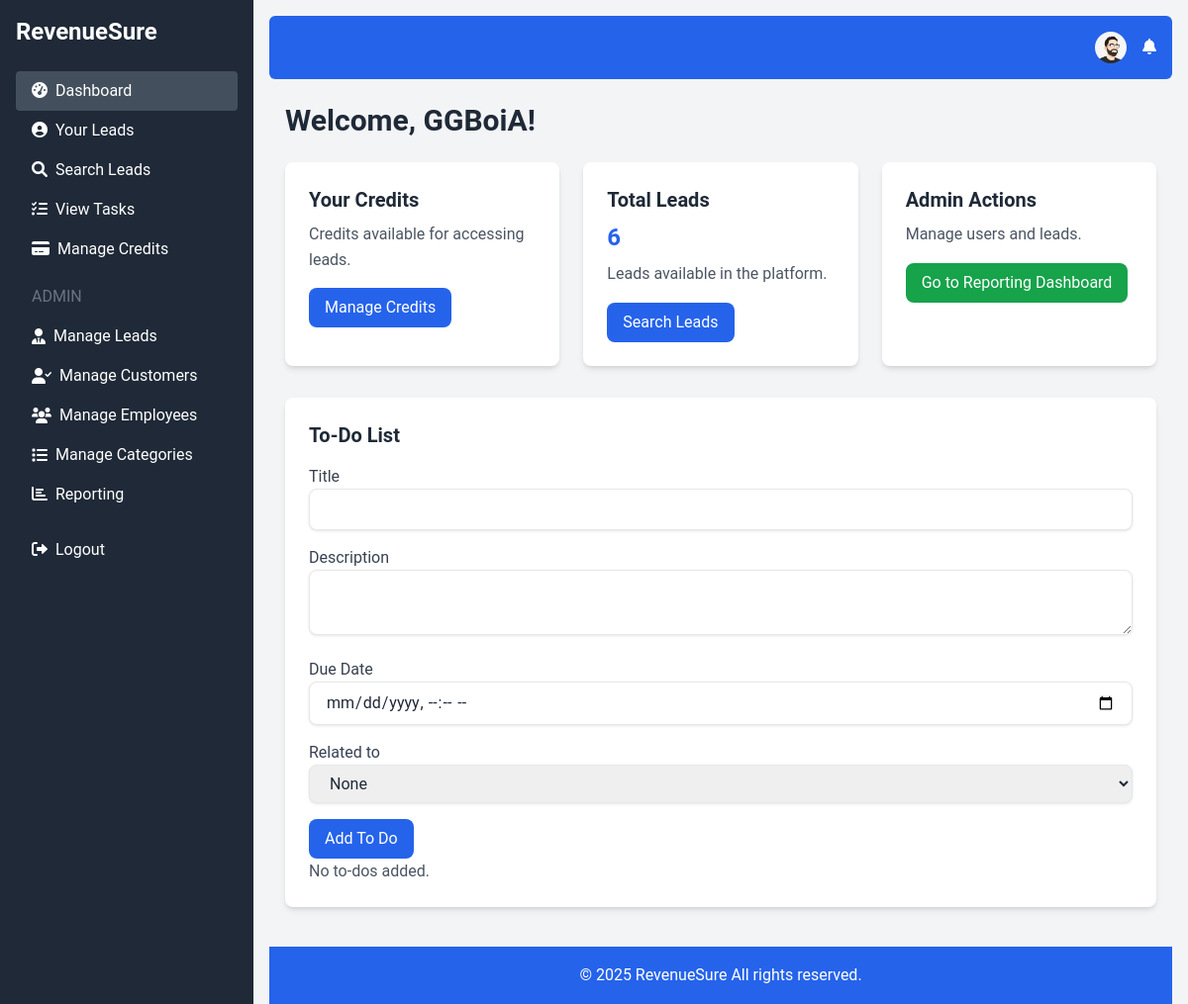
Before: /dashboard.php (signed in) with the older database file.
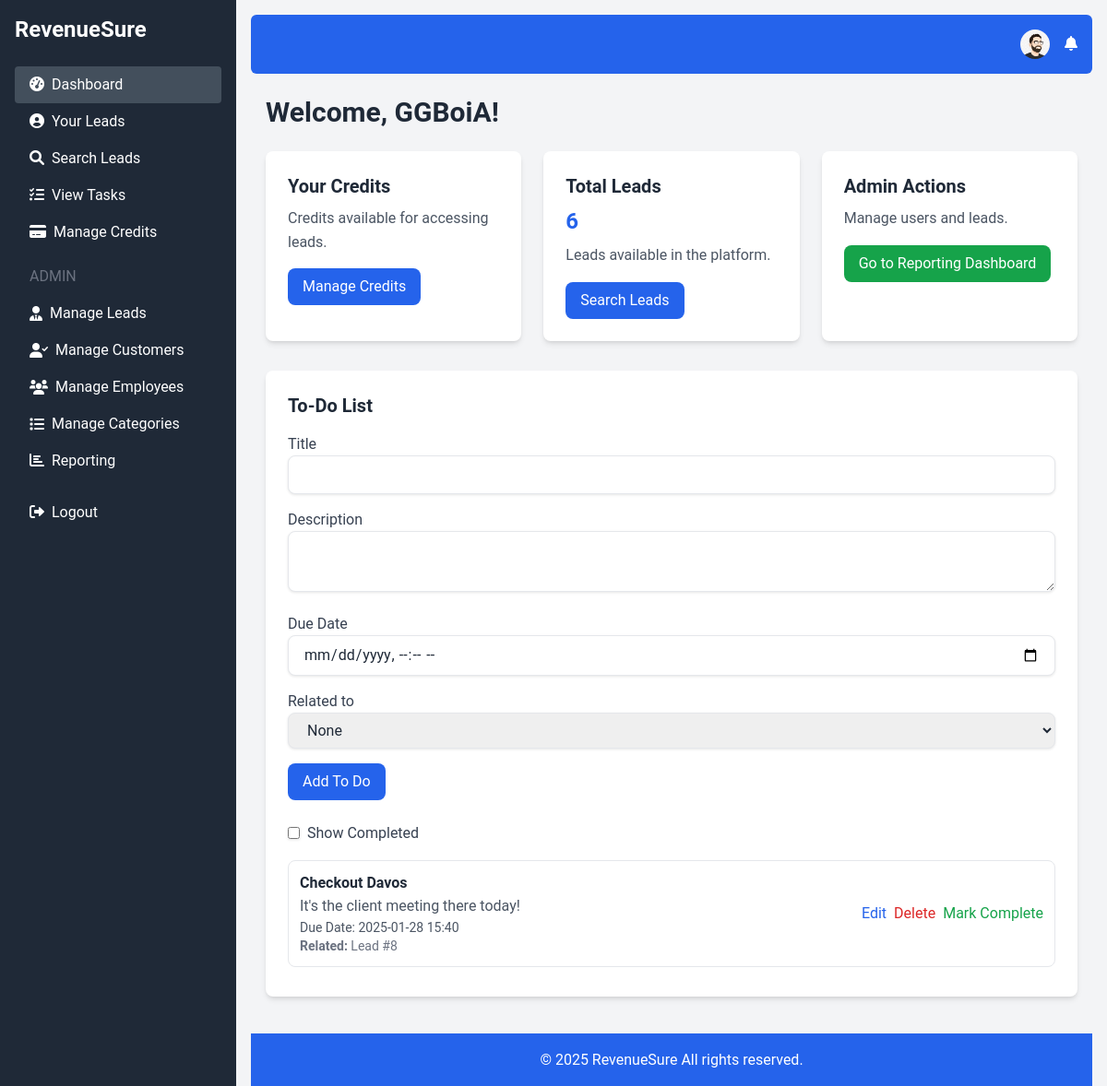
After: the same page with the newer database file.
### tables this page shows
CREATE TABLE `users` (
  `id` int(11) NOT NULL,
  `username` varchar(50) NOT NULL,
  `email` varchar(100) NOT NULL,
  `password` varchar(255) NOT NULL,
  `credits` int(11) DEFAULT 0,
  `created_at` timestamp NOT NULL DEFAULT current_timestamp(),
  `role` enum('admin','user') DEFAULT 'user',
  `profile_picture` varchar(255) DEFAULT NULL
);

CREATE TABLE `todos` (
  `id` int(11) NOT NULL,
  `user_id` int(11) NOT NULL,
  `title` varchar(255) NOT NULL,
  `description` text DEFAULT NULL,
  `due_date` datetime DEFAULT NULL,
  `is_completed` tinyint(1) DEFAULT 0,
  `related_type` enum('task','lead','customer') DEFAULT NULL,
  `related_id` int(11) DEFAULT NULL,
  `created_at` timestamp NOT NULL DEFAULT current_timestamp()
);

### dashboard.php (the view, shortened to what this page needs)
<?php
require 'db.php';
$user_id = $_SESSION['user_id'];
$role = $_SESSION['role'];
$stmt = $conn->prepare("SELECT username, credits FROM users WHERE id = :user_id");
$stmt->bindParam(':user_id', $user_id);
$stmt->execute();
$user = $stmt->fetch(PDO::FETCH_ASSOC);
$username = $user['username'];
$stmt = $conn->prepare("SELECT COUNT(*) as total_leads FROM leads");
$stmt->execute();
$leads_count = $stmt->fetch(PDO::FETCH_ASSOC)['total_leads'];
$stmt = $conn->prepare("SELECT * FROM todos WHERE user_id = :user_id ORDER BY due_date ASC");
$stmt->bindParam(':user_id', $user_id);
$stmt->execute();
$todos = $stmt->fetchAll(PDO::FETCH_ASSOC);
require 'header.php';
?>
        <h1 class="text-3xl font-bold text-gray-800 mb-6">Welcome, <?php echo htmlspecialchars($username); ?>!</h1>
        <div class="grid grid-cols-1 md:grid-cols-2 lg:grid-cols-3 gap-6">
            <div class="bg-white p-6 rounded-lg shadow-md">
                <h3 class="text-xl font-semibold text-gray-800 mb-2">Your Credits</h3>
                <p class="text-gray-600 mt-2">Credits available for accessing leads.</p>
                <a href="manage_credits.php" class="mt-4 inline-block bg-blue-600 text-white px-4 py-2 rounded-lg hover:bg-blue-700 transition duration-300">Manage Credits</a>
            </div>
            <div class="bg-white p-6 rounded-lg shadow-md">
                <h3 class="text-xl font-semibold text-gray-800 mb-2">Total Leads</h3>
                <p class="text-2xl font-bold text-blue-600"><?php echo $leads_count; ?></p>
                <p class="text-gray-600 mt-2">Leads available in the platform.</p>
                <a href="search_leads.php" class="mt-4 inline-block bg-blue-600 text-white px-4 py-2 rounded-lg hover:bg-blue-700 transition duration-300">Search Leads</a>
            </div>
            <?php if ($role === 'admin'): ?>
                <div class="bg-white p-6 rounded-lg shadow-md">
                    <h3 class="text-xl font-semibold text-gray-800 mb-2">Admin Actions</h3>
                    <p class="text-gray-600">Manage users and leads.</p>
                     <a href="reporting_dashboard.php" class="mt-4 inline-block bg-green-600 text-white px-4 py-2 rounded-lg hover:bg-green-700 transition duration-300">Go to Reporting Dashboard</a>
                   </div>
            <?php endif; ?>
        </div>
         <div class="bg-white p-6 rounded-lg shadow-md mt-8">
        <h2 class="text-xl font-bold text-gray-800 mb-4">To-Do List</h2>
         <form method="POST" action="add_todo.php">
            <div class="mb-4">
               <label for="title" class="block text-gray-700">Title</label>
               <input type="text" name="title" id="title" class="w-full px-4 py-2 border rounded-lg focus:outline-none focus:ring-2 focus:ring-blue-600" required>
            </div>
            <div class="mb-4">
               <label for="description" class="block text-gray-700">Description</label>
               <textarea name="description" id="description" class="w-full px-4 py-2 border rounded-lg focus:outline-none focus:ring-2 focus:ring-blue-600"></textarea>
            </div>
            <div class="mb-4">
                <label for="due_date" class="block text-gray-700">Due Date</label>
                 <input type="datetime-local" name="due_date" id="due_date" class="w-full px-4 py-2 border rounded-lg focus:outline-none focus:ring-2 focus:ring-blue-600">
            </div>
           <div class="mb-4">
                 <label for="related_type" class="block text-gray-700">Related to</label>
                <select name="related_type" id="related_type" class="w-full px-4 py-2 border rounded-lg focus:outline-none focus:ring-2 focus:ring-blue-600" onchange="showRelatedInput(this.value)">
                      <option value="">None</option>
                </select>
            </div>
               <button type="submit" class="bg-blue-600 text-white px-4 py-2 rounded-lg hover:bg-blue-700 transition duration-300">Add To Do</button>
       </form>
         <?php if ($todos): ?>
              <div class="mt-6">
               <label class="inline-flex items-center">
                     <input type="checkbox" id="show_completed" class="mr-2" >
                        <span class="text-gray-700">Show Completed</span>
                   </label>
              </div>
               <ul id="todo_items" class="mt-4">
                 <?php foreach ($todos as $todo): ?>
                  <li class="mb-2 p-3 rounded-lg border relative <?php echo $todo['is_completed'] ? 'bg-green-100 border-green-200 line-through completed-todo' : 'border-gray-200'; ?>">
                        <div class="flex justify-between items-center">
                          <div>
                            <h3 class="font-semibold <?php echo $todo['is_completed'] ? 'text-green-700' : 'text-gray-800'; ?>"> <?php echo htmlspecialchars($todo['title']); ?></h3>
                             <p class="text-gray-600"> <?php echo htmlspecialchars($todo['description'] ? $todo['description'] : ""); ?></p>
                                   <?php if($todo['due_date']): ?>
                                        <p class="text-gray-600 text-sm">
                                          Due Date:  <?php echo date('Y-m-d H:i', strtotime($todo['due_date'])); ?>
                                       </p>
                                    <?php endif; ?>
                             <?php if ($todo['related_type'] && $todo['related_id']): ?>
                                <p class="text-gray-500 text-sm">
                                    <strong>Related:</strong>
                                    <?php echo ucfirst(htmlspecialchars($todo['related_type'])); ?> #<?php echo htmlspecialchars($todo['related_id']); ?>
                                </p>
                             <?php endif; ?>
                        </div>
                            <div class="flex gap-2">
                                 <a href="edit_todo.php?id=<?php echo $todo['id']; ?>" class="text-blue-600 hover:underline">Edit</a>
                                 <a href="delete_todo.php?id=<?php echo $todo['id']; ?>" class="text-red-600 hover:underline">Delete</a>
                              <a href="mark_complete.php?id=<?php echo $todo['id']; ?>&completed=<?php echo $todo['is_completed'] == 1 ? 0 : 1 ?>" class="text-green-600 hover:underline"><?php echo $todo['is_completed'] == 1 ? 'Mark Incomplete' : 'Mark Complete'; ?></a>
                           </div>
                        </div>
                     </li>
                 <?php endforeach; ?>
                </ul>
          <?php else: ?>
                 <p class="text-gray-600">No to-dos added.</p>
          <?php endif; ?>
    </div>
<?php
require 'footer.php';
?>

### header.php (shortened to what this page needs)
<!DOCTYPE html>
<html lang="en">
<head>
    <script src="https://cdn.tailwindcss.com"></script>
    <link href="https://cdnjs.cloudflare.com/ajax/libs/font-awesome/6.0.0-beta3/css/all.min.css" rel="stylesheet">
     <link rel="stylesheet" href="https://cdnjs.cloudflare.com/ajax/libs/animate.css/4.1.1/animate.min.css"/>
</head>
<body class="bg-gray-100">
    <div class="flex h-screen fade-in-up">
        <aside class="bg-gray-800 text-white w-64 p-4">
            <a href="index.php" class="text-2xl font-bold block mb-6">RevenueSure</a>
            <nav>
                <?php if (isset($_SESSION['user_id'])): ?>
                    <?php
                     function isActive($path) {
                         $current_page = basename($_SERVER['PHP_SELF']);
                         return strpos($current_page, $path) === 0;
                    }
                     function isParentActive($path) {
                         $current_page = basename($_SERVER['PHP_SELF']);
                       return strpos($current_page, $path) !== false;
                      }
                    ?>
                    <a href="dashboard.php" class="block py-2 px-4 hover:bg-gray-700 rounded <?php echo isActive('dashboard.php') ? 'active' : ''; ?>"><i class="fas fa-tachometer-alt mr-2"></i>Dashboard</a>
                    <a href="your_leads.php" class="block py-2 px-4 hover:bg-gray-700 rounded <?php echo isActive('your_leads.php') ? 'active' : ''; ?>"><i class="fas fa-user-circle mr-2"></i>Your Leads</a>
                    <a href="search_leads.php" class="block py-2 px-4 hover:bg-gray-700 rounded <?php echo isActive('search_leads.php') ? 'active' : ''; ?>"><i class="fas fa-search mr-2"></i>Search Leads</a>
                   <a href="view_tasks.php" class="block py-2 px-4 hover:bg-gray-700 rounded <?php echo isActive('view_tasks.php') ? 'active' : ''; ?>"><i class="fas fa-tasks mr-2"></i>View Tasks</a>
                    <a href="manage_credits.php" class="block py-2 px-4 hover:bg-gray-700 rounded <?php echo isActive('manage_credits.php') ? 'active' : ''; ?>"><i class="fas fa-credit-card mr-2"></i>Manage Credits</a>
                    <?php if ($_SESSION['role'] === 'admin'): ?>
                        <h6 class="text-gray-500 uppercase mt-4 mb-2 px-4">Admin</h6>
                         <div class="menu-item <?php if (isParentActive('add_lead.php') || isParentActive('leads_list.php') || isParentActive('import_leads.php')) echo 'active'; ?>">
                            <a class="block py-2 px-4 hover:bg-gray-700 rounded flex items-center"><i class="fas fa-user-tie mr-2"></i>Manage Leads</a>
                        </div>
                          <div class="menu-item <?php if (isParentActive('add_customer.php') || isParentActive('manage_customers.php') || isParentActive('view_customer.php')) echo 'active'; ?>">
                            <a class="block py-2 px-4 hover:bg-gray-700 rounded flex items-center"><i class="fas fa-user-check mr-2"></i>Manage Customers</a>
                        </div>
                         <div class="menu-item <?php if (isParentActive('add_employee.php') || isParentActive('manage_employees.php')) echo 'active'; ?>">
                            <a class="block py-2 px-4 hover:bg-gray-700 rounded flex items-center"><i class="fas fa-users mr-2"></i>Manage Employees</a>
                        </div>
                          <div class="menu-item <?php if (isParentActive('manage_categories.php') || isParentActive('add_category.php')) echo 'active'; ?>">
                            <a class="block py-2 px-4 hover:bg-gray-700 rounded flex items-center"><i class="fas fa-list mr-2"></i>Manage Categories</a>
                        </div>
                         <a href="reporting_dashboard.php" class="block py-2 px-4 hover:bg-gray-700 rounded <?php echo isActive('reporting_dashboard.php') ? 'active' : ''; ?>"><i class="fas fa-chart-bar mr-2"></i>Reporting</a>
                    <?php endif; ?>
                     <a href="logout.php" class="block py-2 px-4 hover:bg-gray-700 rounded mt-4"><i class="fas fa-sign-out-alt mr-2"></i>Logout</a>
                <?php else: ?>
                    <a href="login.php" class="block py-2 px-4 hover:bg-gray-700 rounded"><i class="fas fa-sign-in-alt mr-2"></i>Login</a>
                    <a href="register.php" class="block py-2 px-4 hover:bg-gray-700 rounded"><i class="fas fa-user-plus mr-2"></i>Register</a>
                 <?php endif; ?>
             </nav>
        </aside>
        <div class="flex-1 p-4 fade-in">
            <nav class="bg-blue-600 p-4 text-white mb-6 rounded-md">
                <div class="container mx-auto flex justify-end items-center">
                    <?php if (isset($_SESSION['user_id'])): ?>
                        <div class="relative mr-4">
                            <button id="profileButton" class="hover:underline relative flex items-center">
                                <?php
                                $stmt = $conn->prepare("SELECT profile_picture FROM users WHERE id = :user_id");
                                $stmt->bindParam(':user_id', $_SESSION['user_id']);
                                $stmt->execute();
                                $user = $stmt->fetch(PDO::FETCH_ASSOC);
                                $profile_picture = $user['profile_picture'];
                                if ($profile_picture) : ?>
                                    <img src="<?php echo $profile_picture; ?>" alt="Profile Picture" class="rounded-full w-8 h-8 object-cover">
                                <?php else : ?>
                                    <i class="fas fa-user-circle fa-lg"></i>
                                <?php endif; ?>
                            </button>
                         </div>
                        <div class="relative">
                            <button id="notificationButton" class="hover:underline relative">
                                <i class="fas fa-bell"></i>
                            </button>
                        </div>
                   <?php endif; ?>
                </div>
            </nav>
             <div class="container mx-auto px-4">

### footer.php
</div>
<footer class="bg-blue-600 p-4 text-white mt-10">
    <div class="container mx-auto text-center">
        <p>&copy; 2025 RevenueSure All rights reserved.</p>
    </div>
</footer>
</body>
</html>

### header.php (style rules this page uses)
:root { --primary-color: #6366f1; --secondary-color: #34d399; --background-light: #f9fafb; --background-dark: #1f2937; --error-color: #ef4444; }
body { font-family: 'Roboto', sans-serif; background-color: var(--background-light); color: #1f2937; }
.menu-item a { transition: color 0.3s ease, background-color 0.3s ease; }
.active { background-color: #434f5c; }
aside { min-width: 256px; transition: all 0.3s ease-in-out; }
button { transition: background-color 0.3s ease, color 0.3s ease, transform 0.1s ease; }
.bg-white { transition: all 0.3s ease-in-out; box-shadow: 0 2px 5px rgba(0,0,0,0.1); }
input,select, textarea { transition: all 0.3s ease-in-out; box-shadow: 0 1px 3px rgba(0,0,0,0.1); border-radius: 8px; }
.fade-in-up { animation: fadeInUp 0.3s ease-in-out; }
.fade-in { animation: fadeIn 0.3s ease-in-out; }
h1 { font-size: 2rem; font-weight: bold; color: var(--primary-color); }
h2 { font-size: 1.5rem; font-weight: bold; color: var(--primary-color); }
h3 { font-size: 1.25rem; font-weight: bold; color: var(--primary-color); }
p { font-size: 1rem; line-height: 1.6; }
.shadow-md { box-shadow: 0 4px 6px rgba(0, 0, 0, 0.1); }

Changed rows visible on the page:
added todos: title "Checkout Davos", description "It's the client meeting there today!", due_date "2025-01-28 15:40", related_type "Lead", related "8", is_completed "Mark Complete"
Other visible differences:
form field value: (not shown) → "☐"
text no longer shown: "No to-dos added."
text now shown: "Show Completed"
